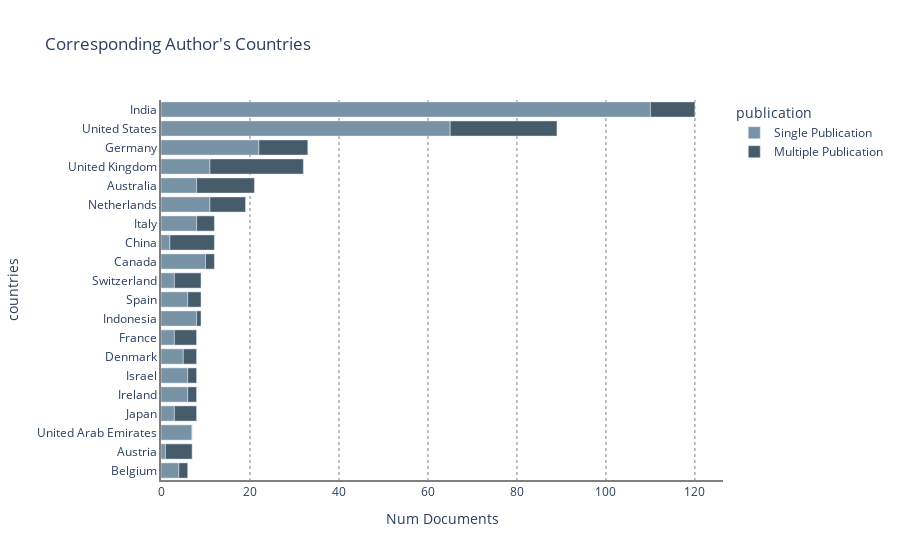

Write notebook code for a chart like this one.
### Code cell
from techminer2.metrics.collaboration_metrics import collaboration_metrics
metrics = collaboration_metrics(
    #
    # PARAMS:
    field="countries",
    #
    # ITEM FILTERS:
    top_n=20,
    occ_range=(None, None),
    gc_range=(None, None),
    custom_items=None,
    #
    # DATABASE PARAMS:
    root_dir="./",
    database="main",
    year_filter=(None, None),
    cited_by_filter=(None, None),
)
metrics.fig_

### Figure 1 — Plotly figure (JSON) as saved in the notebook; plotly's stock layout.template omitted (floating-point values rounded to 4 significant figures)
{"data": [{"alignmentgroup": "True", "hovertemplate": "publication=Single Publication<br>Num Documents=%{x}<br>countries=%{y}<extra></extra>", "legendgroup": "Single Publication", "marker": {"color": "#7793a5", "pattern": {"shape": ""}}, "name": "Single Publication", "offsetgroup": "Single Publication", "orientation": "h", "showlegend": true, "textposition": "auto", "type": "bar", "x": [110, 65, 22, 11, 8, 11, 8, 2, 10, 3, 6, 8, 3, 5, 6, 6, 3, 7, 1, 4], "xaxis": "x", "y": ["India", "United States", "Germany", "United Kingdom", "Australia", "Netherlands", "Italy", "China", "Canada", "Switzerland", "Spain", "Indonesia", "France", "Denmark", "Israel", "Ireland", "Japan", "United Arab Emirates", "Austria", "Belgium"], "yaxis": "y"}, {"alignmentgroup": "True", "hovertemplate": "publication=Multiple Publication<br>Num Documents=%{x}<br>countries=%{y}<extra></extra>", "legendgroup": "Multiple Publication", "marker": {"color": "#465c6b", "pattern": {"shape": ""}}, "name": "Multiple Publication", "offsetgroup": "Multiple Publication", "orientation": "h", "showlegend": true, "textposition": "auto", "type": "bar", "x": [10, 24, 11, 21, 13, 8, 4, 10, 2, 6, 3, 1, 5, 3, 2, 2, 5, 0, 6, 2], "xaxis": "x", "y": ["India", "United States", "Germany", "United Kingdom", "Australia", "Netherlands", "Italy", "China", "Canada", "Switzerland", "Spain", "Indonesia", "France", "Denmark", "Israel", "Ireland", "Japan", "United Arab Emirates", "Austria", "Belgium"], "yaxis": "y"}], "layout": {"barmode": "relative", "legend": {"title": {"text": "publication"}, "tracegroupgap": 0}, "paper_bgcolor": "white", "plot_bgcolor": "white", "title": {"text": "Corresponding Author's Countries"}, "xaxis": {"anchor": "y", "domain": [0, 1], "gridcolor": "gray", "griddash": "dot", "linecolor": "gray", "linewidth": 2, "title": {"text": "Num Documents"}}, "yaxis": {"anchor": "x", "autorange": "reversed", "domain": [0, 1], "linecolor": "gray", "linewidth": 2, "title": {"text": "countries"}}}}
